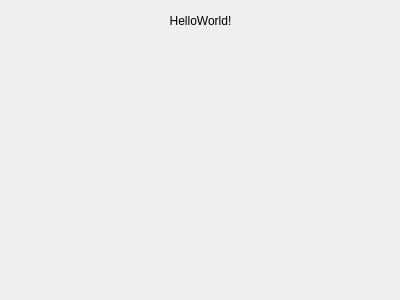
<?xml version="1.0" encoding="UTF-8"?>
<ui version="4.0">
 <class>Form</class>
 <widget class="QWidget" name="Form">
  <property name="geometry">
   <rect>
    <x>0</x>
    <y>0</y>
    <width>400</width>
    <height>300</height>
   </rect>
  </property>
  <property name="windowTitle">
   <string>Form</string>
  </property>
  <widget class="QLabel" name="label">
   <property name="geometry">
    <rect>
     <x>160</x>
     <y>10</y>
     <width>81</width>
     <height>21</height>
    </rect>
   </property>
   <property name="text">
    <string>HelloWorld!</string>
   </property>
   <property name="alignment">
    <set>Qt::AlignCenter</set>
   </property>
  </widget>
 </widget>
 <resources/>
 <connections/>
</ui>
